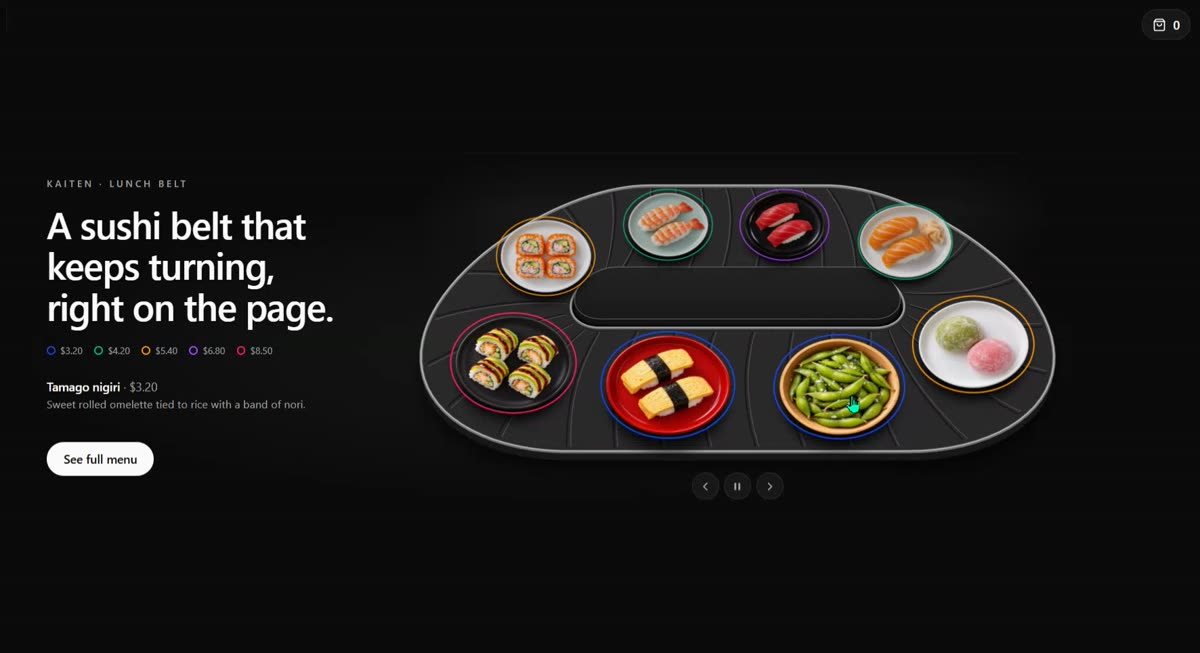
#> input picture Spice Lane Website Progress Save/reference/frames/t1s.jpg, 1200 x 653 px
$ python fit-score.py ../reference/frames/t18s.jpg ../reference/frames/t1s.jpg
#> lines starting #> are read from the running program, lines starting #| are printed output that depends on the picture; after the words box and inside, x2 and y2 are one past the last pixel; in counts of white or black regions, pixels touching at a corner belong together
# S76: compare rendered table silhouette (/tmp/fit.png) with the user's blue mark (Update Review.pdf p1 image 2).
# usage: python3 fit-score.py /tmp/fit.png /tmp/im-001.png   (extract: pdfimages -f 1 -l 1 -png "Update Review.pdf" /tmp/im)
import sys, numpy as np
from PIL import Image
shot, mark = sys.argv[1], sys.argv[2]
a = np.asarray(Image.open(mark).convert('RGB')).astype(int)
m = (a[...,2] > 150) & (a[...,2]-a[...,0] > 80) & (a[...,2]-a[...,1] > 40)
#> m: shape (653, 1200) bool; every value is 0
H, W = m.shape
#> H = 653; W = 1200
fill = np.zeros_like(m)
for y in range(H):
    xs = np.nonzero(m[y])[0]
    if len(xs) > 1: fill[y, xs.min():xs.max()+1] = True
s = np.asarray(Image.open(shot).convert('L').resize((W, H))).astype(int)
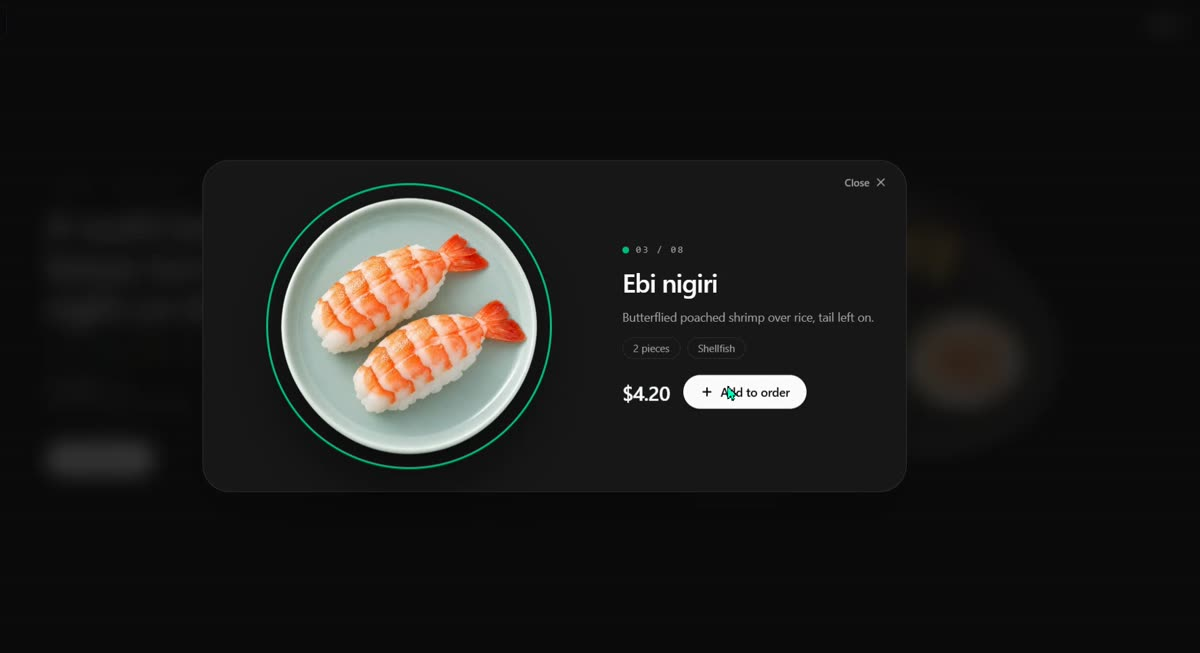
#> input picture Spice Lane Website Progress Save/reference/frames/t18s.jpg, 1200 x 653 px
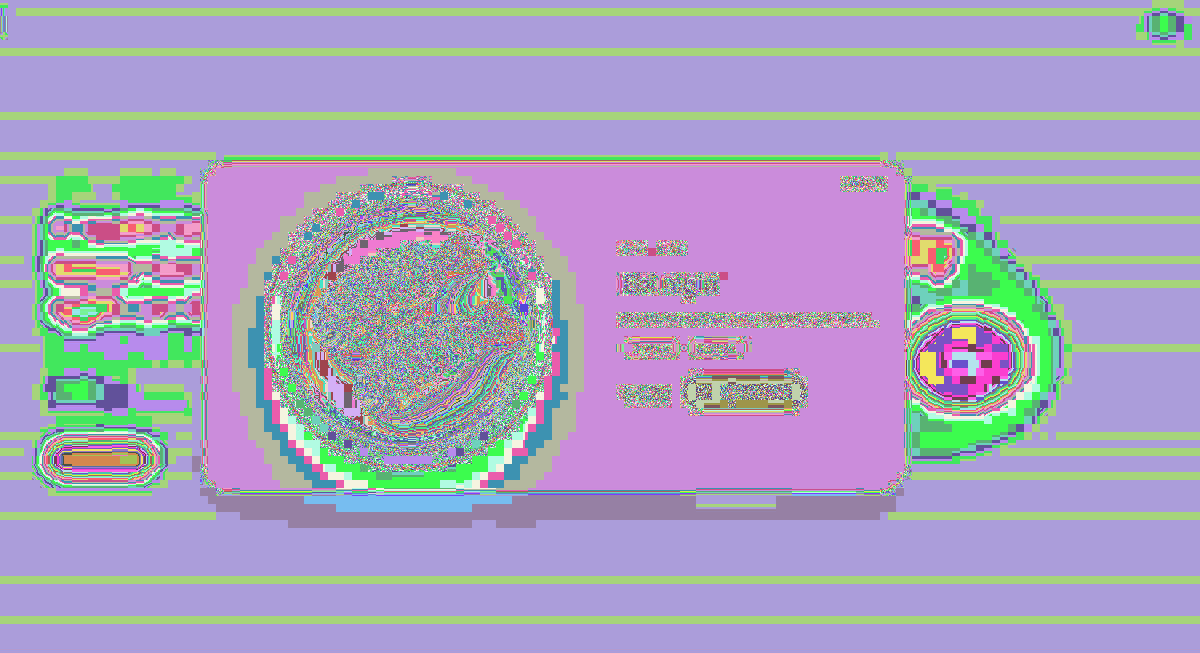
#> s: shape (653, 1200) int64; 256 distinct labels, from 0 to 255; one colour per label, 0 black
t = s > 28
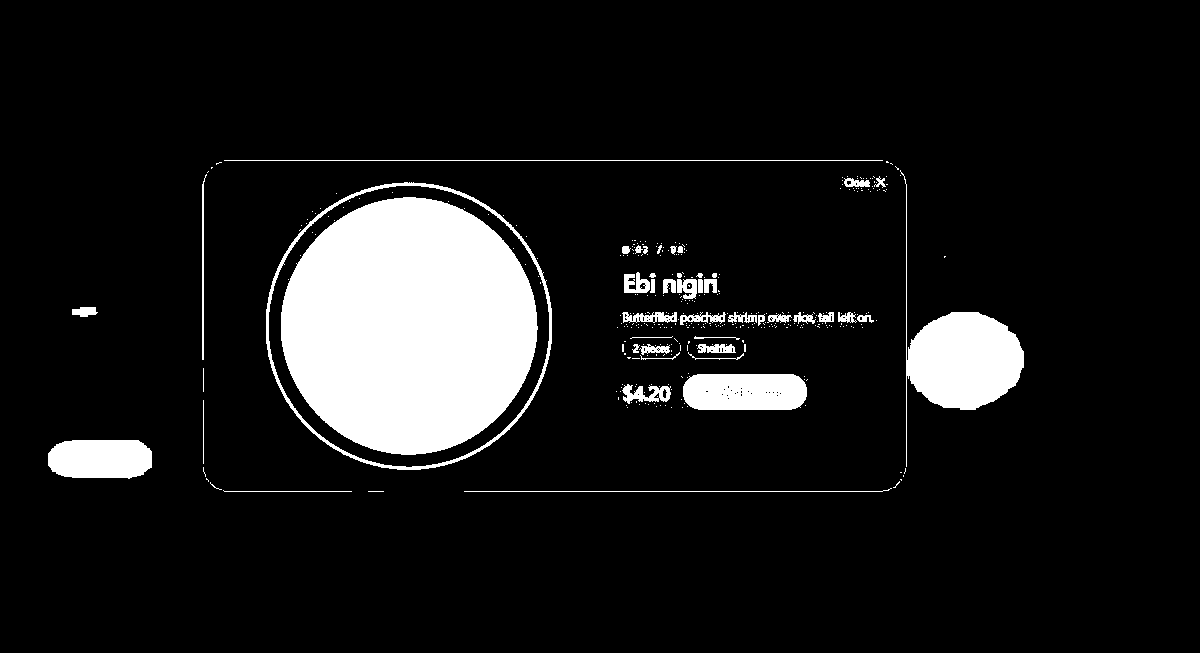
#> t: shape (653, 1200) bool; 10% white; 371 white regions (324 under 20 px), largest, box (x1, y1, x2, y2) and area: (281, 197, 538, 455) 51493, (900, 170, 1024, 467) 9190, (683, 374, 807, 410) 4179
t[:, :int(W*0.36)] = False; t[:int(H*0.1)] = False; t[int(H*0.9):] = False
#> after `t[:, :int(W * 0.36)] = False`:
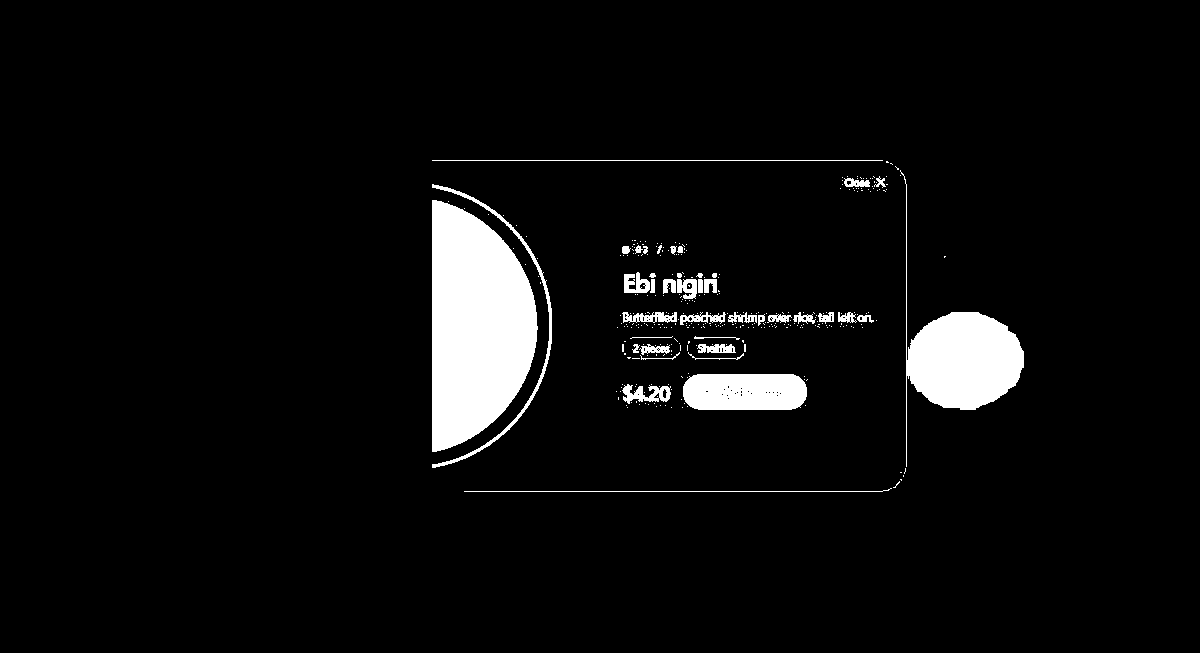
#> t: shape (653, 1200) bool; 5.1% white; 340 white regions (299 under 20 px), largest, box (x1, y1, x2, y2) and area: (432, 200, 538, 452) 19879, (900, 170, 1024, 467) 9190, (683, 374, 807, 410) 4179
def box(k):
    ys, xs = np.nonzero(k); return xs.min(), xs.max(), ys.min(), ys.max()
iou = (t & fill).sum() / max(1, (t | fill).sum())
#> iou = 0
print('mark bbox', box(fill)); print('table bbox', box(t)); print('IoU %.3f' % iou)
#> in box, `ys, xs = np.nonzero(k)`: ys = empty array
#> (the run stopped early here; a loop or call above may not have finished)
